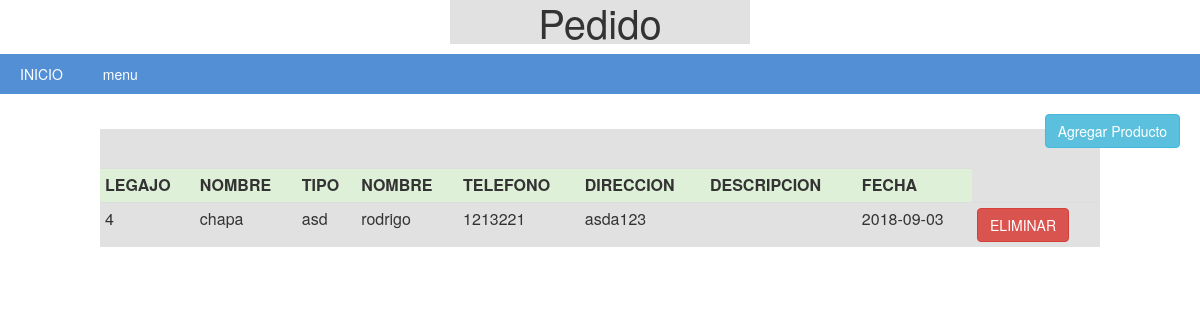
/pedido.php, run on the app's committed database.
### tables this page shows
CREATE TABLE IF NOT EXISTS `pedido_producto` (
  `id_pedido` int(11) NOT NULL AUTO_INCREMENT,
  `id_producto` int(11) NOT NULL,
  `id_provedor` int(11) NOT NULL,
  `fecha_pedido` date NOT NULL,
  `descripcion` varchar(100) NOT NULL,
  PRIMARY KEY (`id_pedido`)
);

CREATE TABLE IF NOT EXISTS `productos` (
  `id_producto` int(11) NOT NULL AUTO_INCREMENT,
  `nombre_producto` varchar(50) NOT NULL,
  `tipo_producto` varchar(40) NOT NULL,
  `stock` int(10) unsigned NOT NULL,
  `precioneto` double NOT NULL,
  `id_provedor` int(11) NOT NULL,
  PRIMARY KEY (`id_producto`)
);

CREATE TABLE IF NOT EXISTS `provedores` (
  `id_provedor` int(11) NOT NULL AUTO_INCREMENT,
  `nombre` varchar(40) NOT NULL,
  `telefono` int(11) NOT NULL,
  `direccion` varchar(20) NOT NULL,
  PRIMARY KEY (`id_provedor`)
);

### includes/conexion.php (called while the page is built, shortened)
<?php
function mostrarPedido()
{
    $conexion = new mysqli('localhost', 'root', '', 'datos_sistema');
    $datos    = mysqli_query($conexion, "SELECT * FROM pedido_producto pedid
        JOIN productos produc ON pedid.id_producto = produc.id_producto
        JOIN provedores prov ON pedid.id_provedor = prov.id_provedor");
		return $datos;
        ?>
        <?php
}
?>

### pedido.php (the view, shortened to what this page needs)
<head>
</head>
</head>
<?php
include_once 'includes/conexion.php';
?>
<div class="titulo"><h1>Pedido</h1></div>
	<nav>
	<ul>
		<li><a href="principal.php">INICIO</a>
		 	<li><a href="#">menu</a>
		</li>
	</ul>
</nav>
<body>
<div class="right">
		<button class="btn btn-info" onclick="mostrar();">Agregar Producto</button>
</div>
<div class="ibody">
		<table class="table table-condensed">
			<tr class="success">
				<th>LEGAJO</th>
				<th>NOMBRE</th>
				<th>TIPO</th>
				<th>NOMBRE</th>
				<th>TELEFONO</th>
				<th>DIRECCION</th>
				<th>DESCRIPCION</th>
				<th>FECHA</th>
			</tr>
		 <?php
		 include_once 'includes/conexion.php';
			$datos = mostrarPedido();
			 while ($pedido = mysqli_fetch_array($datos)) {?>
				<tr>
				  	<td><?php echo $pedido['id_pedido']; ?></td>
					<td><?php echo $pedido['nombre_producto']; ?></td>
					<td><?php echo $pedido['tipo_producto']; ?></td>
					<td><?php echo $pedido['nombre']; ?></td>
					<td><?php echo $pedido['telefono']; ?></td>
					<td><?php echo $pedido['direccion']; ?></td>
					<td><?php echo $pedido['descripcion']; ?></td>
					<td><?php echo $pedido['fecha_pedido']; ?></td>
					<td><a href="pedido.php?id=<?php echo $pedido['id_pedido']; ?>"><button  class="btn btn-danger">ELIMINAR</button></a></td>
				</tr>
			 <?php }?>
		</table>
</div>
</body>

### style/prueba.css (style rules this page uses)
* { margin: 0px; padding: 0px; }
.right { padding: 20px; float: right; }
nav { background:#528fd5; margin-top:10px; position: relative; }
nav ul { list-style:none; padding:0; margin:0; overflow:hidden; }
nav > ul > li { float:left; }
nav ul li a { text-decoration:none; color:#fff; display:block; padding:10px 20px; }
body { width: 100%; margin:auto; font-family: 'asap', sans-serif; }
.ibody { background-color: #E1E1E1; margin: 35px auto; width: 1000px; }
.titulo h1 { margin:0 auto; background-color: #E1E1E1; font-size: 40px; text-align: center; width: 300px; }

### data on the page
pedido_producto: id_pedido "4", id_producto.nombre_producto "chapa", id_producto.tipo_producto "asd", id_provedor.nombre "rodrigo", id_provedor.telefono "1213221", id_provedor.direccion "asda123", fecha_pedido "2018-09-03"
